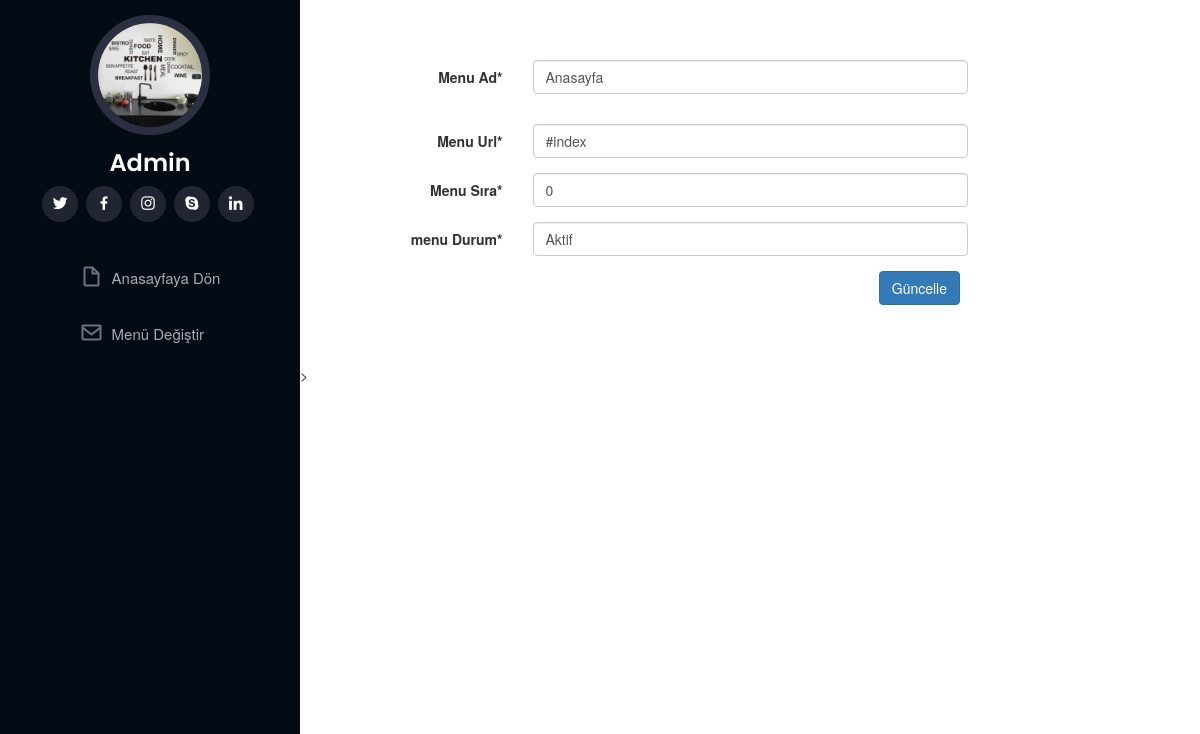
The app's page /production/menu-duzenle.php?menu_id=1&eski_sira=0 with its own data.
### tables this page shows
CREATE TABLE `menu` (
  `menu_id` int(11) NOT NULL,
  `menu_ad` varchar(255) NOT NULL,
  `menu_url` varchar(255) NOT NULL,
  `menu_sira` int(255) NOT NULL,
  `menu_durum` int(255) NOT NULL,
  `menu_renk` int(255) NOT NULL
);

### production/menu-duzenle.php (the view, shortened to what this page needs)
<!DOCTYPE html>
<html lang="en">
<?php
 include '../sistem/baglan.php';
$menusor = $baglan->prepare("SELECT * FROM menu WHERE menu_id=:id");
$menusor->execute(array(
  'id' => $_GET['menu_id']
));
$menucek = $menusor->fetch(PDO::FETCH_ASSOC);
 ?>
<head>
  <link href="https://cdn.jsdelivr.net/npm/bootstrap@5.1.3/dist/css/bootstrap.min.css" rel="stylesheet">
  <link href="../assets/vendor/aos/aos.css" rel="stylesheet">
  <link href="../assets/vendor/bootstrap/css/bootstrap.min.css" rel="stylesheet">
  <link href="../assets/vendor/bootstrap-icons/bootstrap-icons.css" rel="stylesheet">
  <link href="../assets/vendor/boxicons/css/boxicons.min.css" rel="stylesheet">
  <link href="../assets/vendor/glightbox/css/glightbox.min.css" rel="stylesheet">
  <link href="../assets/vendor/swiper/swiper-bundle.min.css" rel="stylesheet">
  <link href="../assets/css/style.css" rel="stylesheet">
  <link rel="stylesheet" href="https://maxcdn.bootstrapcdn.com/bootstrap/3.3.7/css/bootstrap.min.css">
</head>
<body>
  <header id="header">
    <div class="d-flex flex-column">
      <div class="profile">
        <img src="../assets/img/mutfakwallpaper.jpg" alt="" class="img-fluid rounded-circle">
        <h1 class="text-light"><a href="index.html">Admin</a></h1>
        <div class="social-links mt-3 text-center">
          <a href="#" class="twitter"><i class="bx bxl-twitter"></i></a>
          <a href="#" class="facebook"><i class="bx bxl-facebook"></i></a>
          <a href="#" class="instagram"><i class="bx bxl-instagram"></i></a>
          <a href="#" class="google-plus"><i class="bx bxl-skype"></i></a>
          <a href="#" class="linkedin"><i class="bx bxl-linkedin"></i></a>
        </div>
      </div>
      <nav id="navbar" class="nav-menu navbar">
        <ul>
          <li><a href="../admin.php" class="nav-link scrollto"><i class="bx bx-file-blank"></i> <span>Anasayfaya Dön</span></a></li>
          <li><a href="menu.php"class="nav-link scrollto"><i class="bx bx-envelope"></i> <span>Menü Değiştir</span></a></li>
          <br> <br> <br1 <br> <br> <br> <br> <br> <br> <br> <br> <br> <br> <br> <br> <br> <br> <br>
        </ul>
      </nav>
    </div>
  </header>
  <main id="main">
    <section>
        <div class="x_content">
        <form action="../sistem/islem.php" method="POST" id="demo-form2" data-parsley-validate class="form-horizontal form-label-left">
               <div class="form-group">
                  <label class="control-label col-md-3 col-sm-3 col-xs-12" for="first-name">Menu Ad<span class="required">*</span>
                  </label>
                    <div class="col-md-6 col-sm-6 col-xs-12">
                      <input type="text" id="first-name" required="required" value="<?php echo $menucek['menu_ad']; ?>" name="menu_ad" class="form-control col-md-7 col-xs-12">
                    </div>
               </div>
               <div class="form-group">
                  <label class="control-label col-md-3 col-sm-3 col-xs-12" for="first-name">Menu Url<span class="required">*</span>
                  </label>
                    <div class="col-md-6 col-sm-6 col-xs-12">
                      <input type="text" id="first-name"  value="<?php echo $menucek['menu_url']; ?>" name="menu_url" class="form-control col-md-7 col-xs-12">
                    </div>
               </div>
               <div class="form-group">
                  <label class="control-label col-md-3 col-sm-3 col-xs-12" for="first-name">Menu Sıra<span class="required">*</span>
                  </label>
                    <div class="col-md-6 col-sm-6 col-xs-12">
                      <input type="text" id="first-name" required="required" value="<?php echo $menucek['menu_sira']; ?>" name="menu_sira" class="form-control col-md-7 col-xs-12">
                    </div>
               </div>
              <div class="form-group">
                <label class="control-label col-md-3 col-sm-3 col-xs-12" for="first-name">menu Durum<span class="required">*</span>
                </label>
                <div class="col-md-6 col-sm-6 col-xs-12">
                 <select id="heard" class="form-control" name="menu_durum" required>
            <option value="1" <?php echo $menucek['menu_durum'] == '1' ? 'selected=""' : ''; ?>>Aktif</option>
                 </select>
               </div>
             </div>
               <div align="right" class="col-md-6 col-sm-6 col-xs-12 col-md-offset-3">
                    <button type="submit" name="menuduzenlekaydet" class="btn btn-primary">Güncelle</button>
                </div>
          </form>
                  </div>
    </section>>
  </main>
</body>
</html>

### assets/css/style.css (style rules this page uses)
body { font-family: "Open Sans", sans-serif; color: #272829; }
a { color: #149ddd; text-decoration: none; }
h1, h2, h3, h4, h5, h6 { font-family: "Raleway", sans-serif; }
#header { position: fixed; top: 0; left: 0; bottom: 0; width: 300px; transition: all ease-in-out 0.5s; z-index: 9997; transition: all 0.5s; padding: 0 15px; background: #040b14; overflow-y: auto; }
#header .profile img { margin: 15px auto; display: block; width: 120px; border: 8px solid #2c2f3f; }
#header .profile h1 { font-size: 24px; margin: 0; padding: 0; font-weight: 600; -moz-text-align-last: center; text-align-last: center; font-family: "Poppins", sans-serif; }
#header .profile h1 a, #header .profile h1 a:hover { color: #fff; text-decoration: none; }
#header .profile .social-links a { font-size: 18px; display: inline-block; background: #212431; color: #fff; line-height: 1; padding: 8px 0; margin-right: 4px; border-radius: 50%; text-align: center; width: 36px; height: 36px; transition: 0.3s; }
#main { margin-left: 300px; }
.nav-menu { padding: 30px 0 0 0; }
.nav-menu * { margin: 0; padding: 0; list-style: none; }
.nav-menu > ul > li { position: relative; white-space: nowrap; }
.nav-menu a, .nav-menu a:focus { display: flex; align-items: center; color: #a8a9b4; padding: 12px 15px; margin-bottom: 8px; transition: 0.3s; font-size: 15px; }
.nav-menu a i, .nav-menu a:focus i { font-size: 24px; padding-right: 8px; color: #6f7180; }
section { padding: 60px 0; overflow: hidden; }

### records on screen
menu: menu_ad "Anasayfa", menu_url "#index", menu_sira "0", menu_durum "Aktif"
